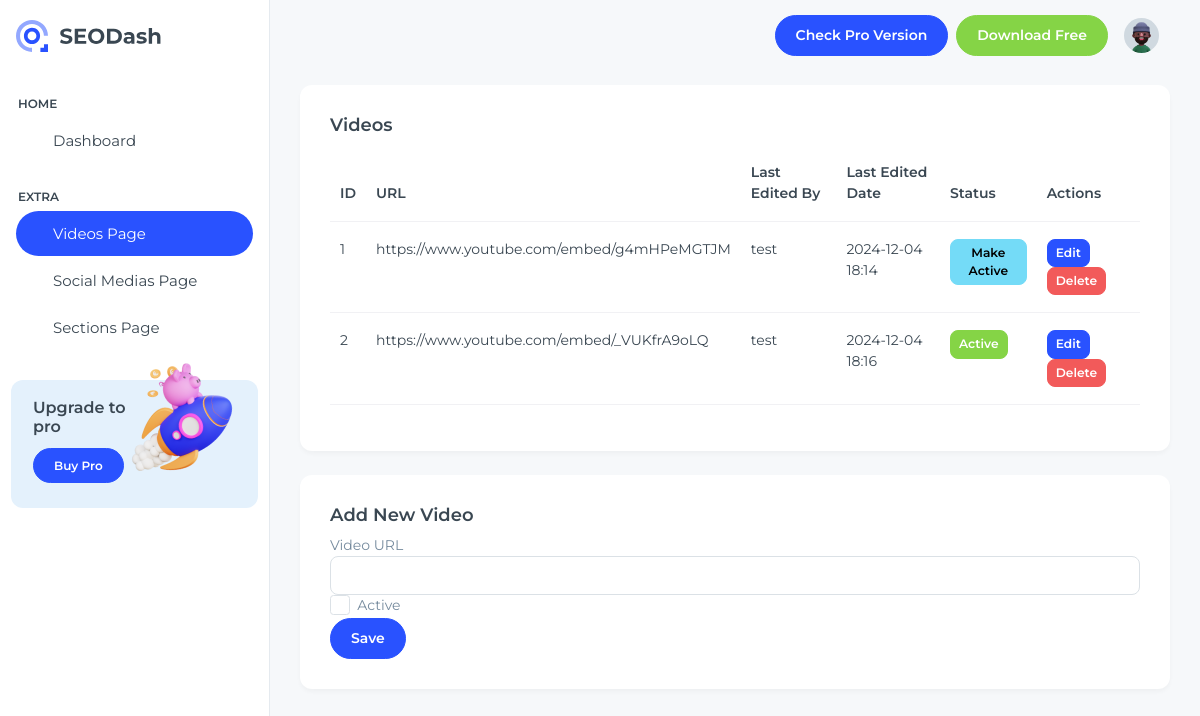
The page /dashboard/videos-page/ (signed in) on the database its author committed.
### dashboard/models.py (models this page shows, shortened)
class Video(models.Model):
    id = models.AutoField(primary_key=True)
    is_active = models.BooleanField(default=False)
    url = models.URLField(max_length=100)
    last_edited_by = models.ForeignKey(
        "auth.User", on_delete=models.CASCADE, related_name="edited_videos"
    )
    last_edited_date = models.DateTimeField(auto_now=True)  # Changed to auto_now
    class Meta:
        db_table = "videos"
        constraints = [models.UniqueConstraint(fields=["id"], name="AK_6")]

### dashboard/views.py (the view)
# urls.py: path("dashboard/videos-page/", views.videos_page, name="videos-page"),
@login_required
def videos_page(request):
    videos = Video.objects.all()
    active_video = Video.objects.filter(is_active=True).first()
    return render(
        request,
        "SEODash-main/src/html/videos-page.html",
        {"videos": videos, "active_video": active_video},
    )

### dashboard/templates/SEODash-main/src/html/videos-page.html (shortened to what this page needs)
{% load static %}
<!DOCTYPE html>
<html lang="en">
  <head>
    <link
      rel="stylesheet"
      href="{% static 'libs/simplebar/dist/simplebar.min.css' %}"
    />
    <link rel="stylesheet" href="{% static 'css/styles.min.css' %}" />
  </head>
  <body>
    <div
      class="page-wrapper"
      id="main-wrapper"
      data-layout="vertical"
      data-navbarbg="skin6"
      data-sidebartype="full"
      data-sidebar-position="fixed"
      data-header-position="fixed"
    >
      <aside class="left-sidebar">
        <div>
          <div
            class="brand-logo d-flex align-items-center justify-content-between"
          >
            <a href="{% url 'dashboard' %}" class="text-nowrap logo-img">
              <img src="{% static 'images/logos/logo-light.svg' %}" alt="" />
            </a>
          </div>
          <nav class="sidebar-nav scroll-sidebar" data-simplebar="">
            <ul id="sidebarnav">
              <li class="nav-small-cap">
                <span class="hide-menu">Home</span>
              </li>
              <li class="sidebar-item">
                <a
                  class="sidebar-link"
                  href="{% url 'dashboard' %}"
                  aria-expanded="false"
                >
                  <span>
                  </span>
                  <span class="hide-menu">Dashboard</span>
                </a>
              </li>
              <li class="nav-small-cap">
                <span class="hide-menu">EXTRA</span>
              </li>
              <li class="sidebar-item">
                <a
                  class="sidebar-link"
                  href="{% url 'videos-page' %}"
                  aria-expanded="false"
                >
                  <span>
                  </span>
                  <span class="hide-menu">Videos Page</span>
                </a>
              </li>
              <li class="sidebar-item">
                <a
                  class="sidebar-link"
                  href="{% url 'social-medias-page' %}"
                  aria-expanded="false"
                >
                  <span>
                  </span>
                  <span class="hide-menu">Social Medias Page</span>
                </a>
              </li>
              <li class="sidebar-item">
                <a
                  class="sidebar-link"
                  href="{% url 'sections-page' %}"
                  aria-expanded="false"
                >
                  <span>
                  </span>
                  <span class="hide-menu">Sections Page</span>
                </a>
              </li>
            </ul>
            <div
              class="unlimited-access hide-menu bg-primary-subtle position-relative mb-7 mt-7 rounded-3"
            >
              <div class="d-flex">
                <div class="unlimited-access-title me-3">
                  <h6 class="fw-semibold fs-4 mb-6 text-dark w-75">
                    Upgrade to pro
                  </h6>
                  <a
                    href="#"
                    target="_blank"
                    class="btn btn-primary fs-2 fw-semibold lh-sm"
                    >Buy Pro</a
                  >
                </div>
                <div class="unlimited-access-img">
                  <img
                    src="{% static 'images/backgrounds/rocket.png' %}"
                    alt=""
                    class="img-fluid"
                  />
                </div>
              </div>
            </div>
          </nav>
        </div>
      </aside>
      <div class="body-wrapper">
        <header class="app-header">
          <nav class="navbar navbar-expand-lg navbar-light">
            <div
              class="navbar-collapse justify-content-end px-0"
              id="navbarNav"
            >
              <ul
                class="navbar-nav flex-row ms-auto align-items-center justify-content-end"
              >
                <a href="#" target="_blank" class="btn btn-primary me-2"
                  ><span class="d-none d-md-block">Check Pro Version</span>
                  <span class="d-block d-md-none">Pro</span></a
                >
                <a href="#" target="_blank" class="btn btn-success"
                  ><span class="d-none d-md-block">Download Free </span>
                  <span class="d-block d-md-none">Free</span></a
                >
                <li class="nav-item dropdown">
                  <a
                    class="nav-link nav-icon-hover"
                    href="javascript:void(0)"
                    id="drop2"
                    data-bs-toggle="dropdown"
                    aria-expanded="false"
                  >
                    <img
                      src="{% static 'images/profile/user-1.jpg' %}"
                      alt=""
                      width="35"
                      height="35"
                      class="rounded-circle"
                    />
                  </a>
                </li>
              </ul>
            </div>
          </nav>
        </header>
        <div class="container-fluid">
          <div class="card mb-4">
            <div class="card-body">
              <h5 class="card-title fw-semibold">Videos</h5>
              {% if videos %}
              <div class="table-responsive">
                <table class="table">
                  <thead>
                    <tr>
                      <th>ID</th>
                      <th>URL</th>
                      <th>Last Edited By</th>
                      <th>Last Edited Date</th>
                      <th>Status</th>
                      <th>Actions</th>
                    </tr>
                  </thead>
                  <tbody>
                    {% for video in videos %}
                    <tr>
                      <td>{{ video.id }}</td>
                      <td>{{ video.url }}</td>
                      <td>{{ video.last_edited_by.username }}</td>
                      <td>{{ video.last_edited_date|date:"Y-m-d H:i" }}</td>
                      <td>
                        <form
                          method="post"
                          action="{% url 'update_video' video.id %}"
                          class="d-inline"
                        >
                          <button
                            type="button"
                            class="btn btn-sm {% if video.is_active %}btn-success{% else %}btn-secondary{% endif %}"
                            onclick="this.previousElementSibling.checked = !this.previousElementSibling.checked; this.form.submit()"
                          >
                            {% if video.is_active %} Active {% else %} Make
                            Active {% endif %}
                          </button>
                        </form>
                        </td
                        <td>
                        <button
                          type="button"
                          class="btn btn-primary btn-sm"
                          data-bs-toggle="modal"
                          data-bs-target="#editModal{{ video.id }}"
                        >
                          Edit
                        </button>
                        <form
                          method="post"
                          action="{% url 'delete_video' video.id %}"
                          class="d-inline"
                        >
                          <button
                            type="submit"
                            class="btn btn-danger btn-sm"
                            onclick="return confirm('Are you sure?')"
                          >
                            Delete
                          </button>
                        </form>
                      </td>
                    </tr>
                    {% endfor %}
                  </tbody>
                </table>
              </div>
              {% else %}
              <p class="text-muted">No videos available.</p>
              {% endif %}
            </div>
          </div>
          <div class="card">
            <div class="card-body">
              <h5 class="card-title fw-semibold">Add New Video</h5>
              <form method="post" action="{% url 'create_video' %}">
                <div class="form-group">
                  <label for="url">Video URL</label>
                  <input
                    type="url"
                    class="form-control"
                    id="url"
                    name="url"
                    required
                    maxlength="100"
                  />
                </div>
                <div class="form-check">
                  <input
                    type="checkbox"
                    class="form-check-input"
                    id="is_active"
                    name="is_active"
                  />
                  <label class="form-check-label" for="is_active">Active</label>
                </div>
                <button type="submit" class="btn btn-primary">Save</button>
              </form>
            </div>
          </div>
        </div>
      </div>
    </div>
  </body>
</html>

### rows shown on the page
Video: id "1", url "https://www.youtube.com/embed/g4mHPeMGTJM", last_edited_by.username "test", last_edited_date "2024-12-04 18:14", is_active "Make Active"
Video: id "2", url "https://www.youtube.com/embed/_VUKfrA9oLQ", last_edited_by.username "test", last_edited_date "2024-12-04 18:16", is_active "Active"
